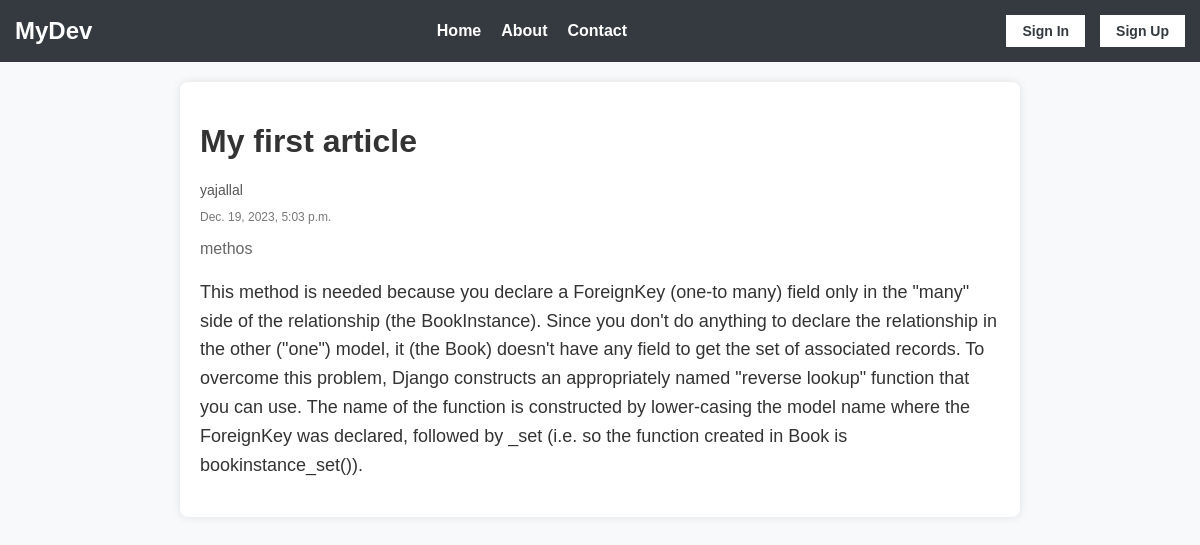
Page /details/3/ on the committed database.
### medium/models.py (models this page shows, shortened)
class Article(models.Model):
    title = models.CharField(max_length=64, null=False)
    author = models.ForeignKey(User, null=False, on_delete=models.CASCADE)
    created = models.DateTimeField(auto_now_add=True, null=False)
    synopsis = models.CharField(max_length=312, null=False)
    content = models.TextField(null=False)

### medium/views.py (the view)
class Details(DetailView):
    model = Article
    template_name='details.html'
    context_object_name = 'article'
    def dispatch(self, request: HttpRequest, *args: Any, **kwargs: Any) -> HttpResponse:
        if self.request.method == 'POST':
            if 'action' in self.request.POST and self.request.POST['action'] == 'logout':
                logout(request)
                return redirect('login_view')
        return super().dispatch(request, *args, **kwargs)

### medium/templates/details.html (shortened to what this page needs)
<!DOCTYPE html>
<html lang="en">
<head>
</head>
<body>
    {% include 'navbar.html' %}
    <div class="blog-post">
        <h1>{{ article.title }}</h1>
        <p class="author">{{article.author.username}}</p>
        <p class="create-date">{{article.created}}</p>
        <p class="synopsis">{{article.synopsis}}</p>
        <div class="content">
            <p>{{article.content}}</p>
        </div>
    </div>
</body>
</html>

### medium/templates/details.html (style rules this page uses)
body { font-family: 'Arial', sans-serif; margin: 0; padding: 0; background-color: #f8f9fa; }
.blog-post { max-width: 800px; margin: 20px auto; padding: 20px; background-color: #ffffff; border-radius: 8px; box-shadow: 0 0 10px rgba(0, 0, 0, 0.1); }
.blog-post h1 { color: #333333; }
.author { color: #555555; font-size: 14px; margin-bottom: 10px; }
.create-date { color: #777777; font-size: 12px; margin-bottom: 10px; }
.synopsis { color: #666666; font-size: 16px; margin-bottom: 20px; }
.content { color: #333333; font-size: 18px; line-height: 1.6; }

### medium/templates/navbar.html (style rules this page uses)
body { font-family: 'Arial', sans-serif; margin: 0; padding: 0; background-color: #f8f9fa; }

### rows in the picture
Article: title "My first article", author.username "yajallal", created "Dec. 19, 2023, 5:03 p.m.", synopsis "methos", content "This method is needed because you declare a ForeignKey (one-to many) field only in the \"many\" side of the relationship (the BookInstance). Since you don't do anything to declare the relationship in the other (\"one\") model, it (the Book) doesn't have any field to get the set of associated records. To overcome this problem, Django constructs an appropriately named \"reverse lookup\" function that you can use. The name of the function is constructed by lower-casing the model name where the ForeignKey was declared, followed by _set (i.e. so the function created in Book is bookinstance_set())."
